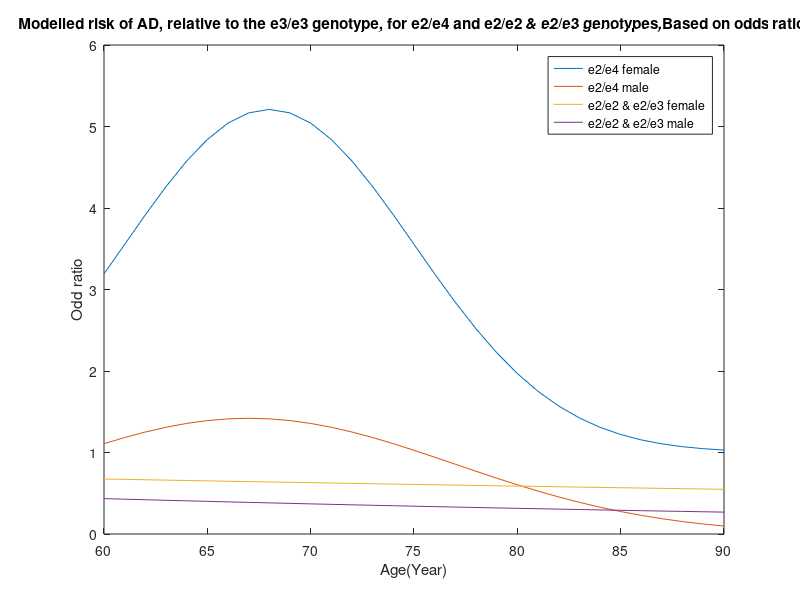

Write MATLAB code to recreate this figure.

x = 60 : 90 ;

% e2/e4 female
E1=4.21;
F1=0.01020;
G1=0;
H1=1;
k11=68;
k12=0;


P1 = exp(-F1 .* ((x-k11).^2) - G1.*(x-k12));
fi1= E1 .* P1 + H1;



%e2/e4 male
E2=1.42;
F2=0.00506;
G2=0;
H2=0;
k21=67;
k22=0;


P2 = exp(-F2 .* ((x-k21).^2) - G2.*(x-k22));
fi2= E2 .* P2 + H2;


%female e2\e2 & e2/e3
E3=0.675;
F3=0;
G3=0.00692;
H3=0;
k31=0;
k32=60;

P3 = exp(-F3 .* ((x-k31).^2) - G3.*(x-k32));
fi3 = E3 .* P3 + H3;



%male e2\e4 & e2/e3
E4=0.434;
F4=0;
G4=0.01600;
H4=0;
k41=0;
k42=60;

P4 = exp(-F4 .* ((x-k41).^2) - G4.*(x-k42));
fi4= E4 .* P4 + H4;



plot(x,fi1,x,fi2,x,fi3,x,fi4);
legend('e2/e4 female','e2/e4 male','e2/e2 & e2/e3 female','e2/e2 & e2/e3 male');
title(' Modelled risk of AD, relative to the e3/e3 genotype, for e2/e4 and e2/e2 & e2/e3 genotypes,Based on odds ratios');
xlabel('Age(Year)');
ylabel('Odd ratio');
